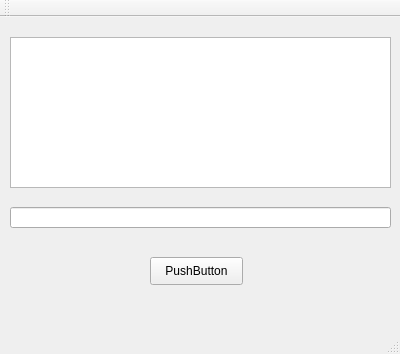
<?xml version="1.0" encoding="UTF-8"?>
<ui version="4.0">
 <class>server</class>
 <widget class="QMainWindow" name="server">
  <property name="geometry">
   <rect>
    <x>0</x>
    <y>0</y>
    <width>400</width>
    <height>354</height>
   </rect>
  </property>
  <property name="windowTitle">
   <string>server</string>
  </property>
  <widget class="QWidget" name="centralWidget">
   <widget class="QTextBrowser" name="textBrowser">
    <property name="geometry">
     <rect>
      <x>10</x>
      <y>20</y>
      <width>381</width>
      <height>151</height>
     </rect>
    </property>
   </widget>
   <widget class="QPushButton" name="pushButton">
    <property name="geometry">
     <rect>
      <x>150</x>
      <y>240</y>
      <width>93</width>
      <height>28</height>
     </rect>
    </property>
    <property name="text">
     <string>PushButton</string>
    </property>
   </widget>
   <widget class="QLineEdit" name="lineEdit">
    <property name="geometry">
     <rect>
      <x>10</x>
      <y>190</y>
      <width>381</width>
      <height>21</height>
     </rect>
    </property>
   </widget>
  </widget>
  <widget class="QMenuBar" name="menuBar">
   <property name="geometry">
    <rect>
     <x>0</x>
     <y>0</y>
     <width>400</width>
     <height>26</height>
    </rect>
   </property>
  </widget>
  <widget class="QToolBar" name="mainToolBar">
   <attribute name="toolBarArea">
    <enum>TopToolBarArea</enum>
   </attribute>
   <attribute name="toolBarBreak">
    <bool>false</bool>
   </attribute>
  </widget>
  <widget class="QStatusBar" name="statusBar"/>
 </widget>
 <layoutdefault spacing="6" margin="11"/>
 <resources/>
 <connections/>
</ui>
